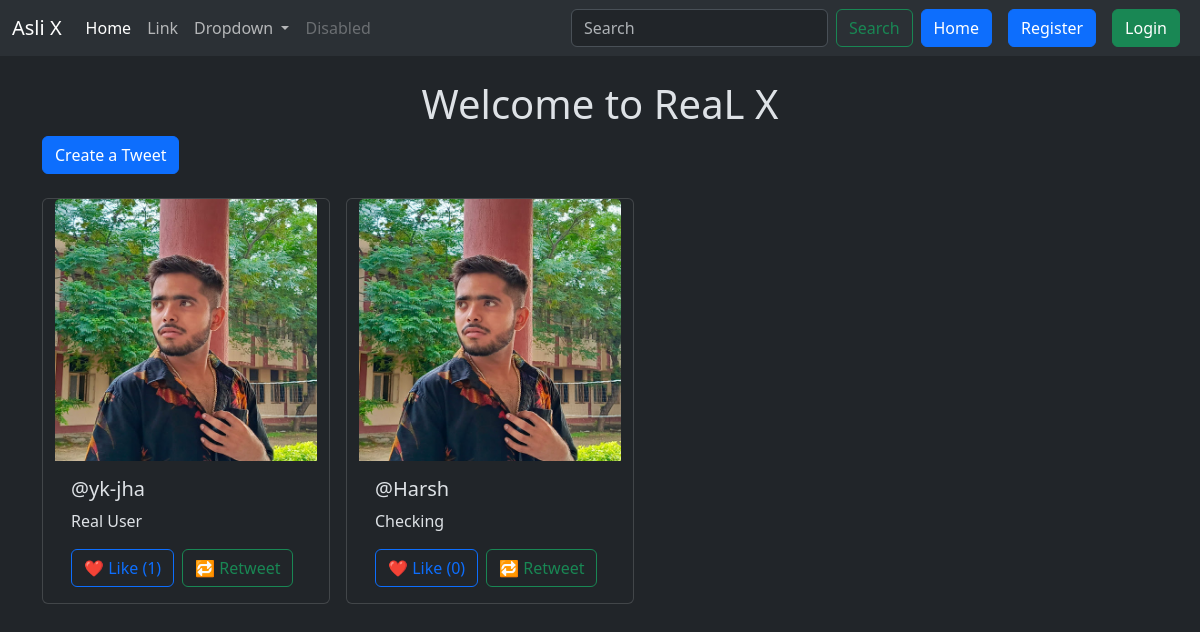
Page /Tweet/ on the earlier database version.
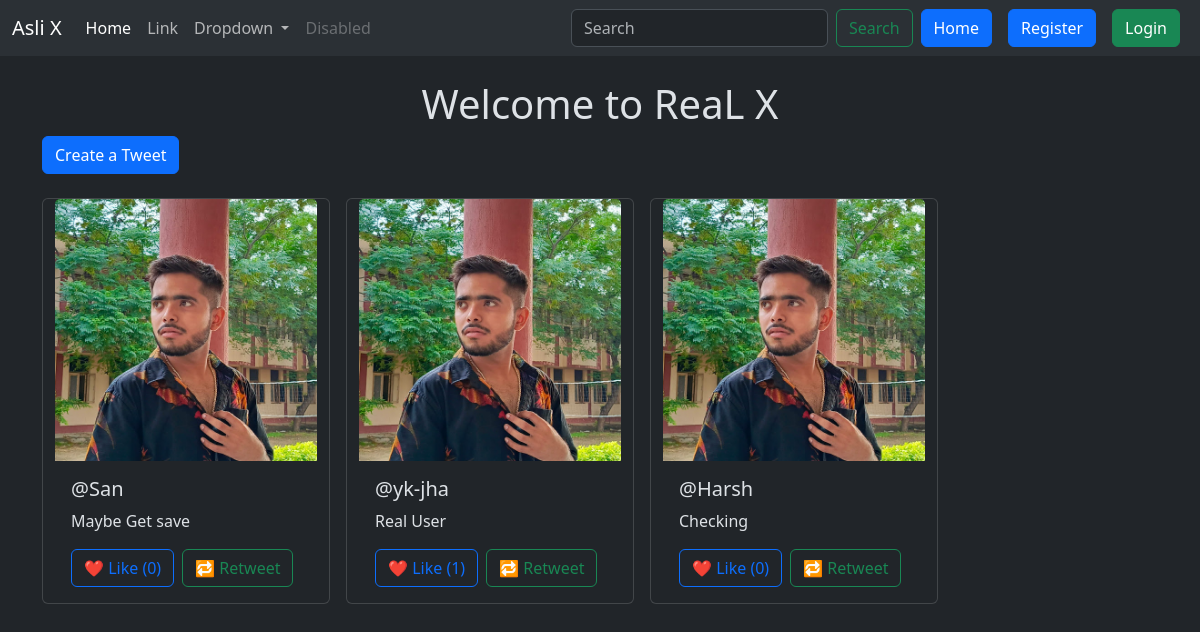
Same page on the later database version.
### Tweet/models.py (models this page shows, shortened)
class Tweet(models.Model):
    user = models.ForeignKey(User , on_delete=models.CASCADE)
    text = models.TextField(max_length=240)
    photo = models.ImageField(upload_to='photos/',blank=True , null=True)
    created_at = models.DateTimeField(auto_now_add=True)
    updated_at = models.DateTimeField(auto_now=True)
    retweet_from = models.ForeignKey('self', null=True, blank=True, on_delete=models.SET_NULL, related_name='retweets')
    likes = models.ManyToManyField(User, related_name='liked_tweets', blank=True)

### Tweet/views.py (the view)
# urls.py: path('', views.Tweet_list, name='tweet_list'),
def Tweet_list(request):
    Tweets = Tweet.objects.all().order_by('-created_at')
    return render(request , 'tweet_list.html' , {'Tweets' : Tweets})

### Tweet/templates/tweet_list.html (shortened to what this page needs)
{% extends "layout.html" %}
{% block content %}
<h1 class="text-center mt-4">Welcome to ReaL X</h1>
<a class="btn btn-primary mb-4" href="{% url "tweet_create" %}">Create a Tweet</a>
<div class="container row gap-3">
    {% for tweet in Tweets %}
    <div class="card" style="width: 18rem;">
        {% if tweet.photo %}
        <img src="{{ tweet.photo.url }}" class="card-img-top" alt="Tweet Image">
        {% endif %}
        <div class="card-body">
            <h5 class="card-title">@{{ tweet.user.username }}</h5>
            <p class="card-text">{{ tweet.text }}</p>
            <div class="d-flex gap-2">
                <form action="{% url 'like_tweet' tweet.id %}" method="POST">
                    <button type="submit" class="btn btn-outline-primary">
                        ❤️ Like ({{ tweet.likes.count }})
                    </button>
                </form>
                <a href="{% url 'retweet' tweet.id %}" class="btn btn-outline-success">
                    🔁 Retweet
                </a>
            </div>
        </div>
    </div>
    {% endfor %}
</div>
{% endblock %}

### templates/layout.html (shortened to what this page needs)
{% load static %}
<!DOCTYPE html>
<html lang="en" data-bs-theme = "dark">
<head>
    <link href="https://cdn.jsdelivr.net/npm/bootstrap@5.3.3/dist/css/bootstrap.min.css" rel="stylesheet">
</head>
<body>
    <nav class="navbar navbar-expand-lg bg-body-tertiary">
        <div class="container-fluid">
          <a class="navbar-brand" href="#">Asli X</a>
          <div class="collapse navbar-collapse" id="navbarSupportedContent">
            <ul class="navbar-nav me-auto mb-2 mb-lg-0">
              <li class="nav-item">
                <a class="nav-link active" aria-current="page" href="#">Home</a>
              </li>
              <li class="nav-item">
                <a class="nav-link" href="#">Link</a>
              </li>
              <li class="nav-item dropdown">
                <a class="nav-link dropdown-toggle" href="#" role="button" data-bs-toggle="dropdown" aria-expanded="false">
                  Dropdown
                </a>
              </li>
              <li class="nav-item">
                <a class="nav-link disabled" aria-disabled="true">Disabled</a>
              </li>
            </ul>
            <form class="d-flex" role="search">
              <input class="form-control me-2" type="search" placeholder="Search" aria-label="Search">
              <button class="btn btn-outline-success" type="submit">Search</button>
            </form>
            <a href="{% url "tweet_list" %}" class="btn btn-primary mx-2">Home</a>
            {% if user.is_authenticated %}
            <form  method="post" action = "{% url "logout" %}">
              {% csrf_token %}
              <button class="btn btn-danger" type = "submit">Logout</button>
            </form>
            {% else %}
            <a href="{% url "register" %}" class="btn btn-primary mx-2">Register</a>
            <a href="{% url "login" %}" class="btn btn-success mx-2">Login</a>
            {% endif %}
          </div>
        </div>
      </nav>
    <div class = "container">
        {% block content %}
        {% endblock %}
    </div>
</body>
</html>

Differences in the rows shown:
added Tweet: photo (picture), user.username "San", text "Maybe Get save", likes.count "0"
